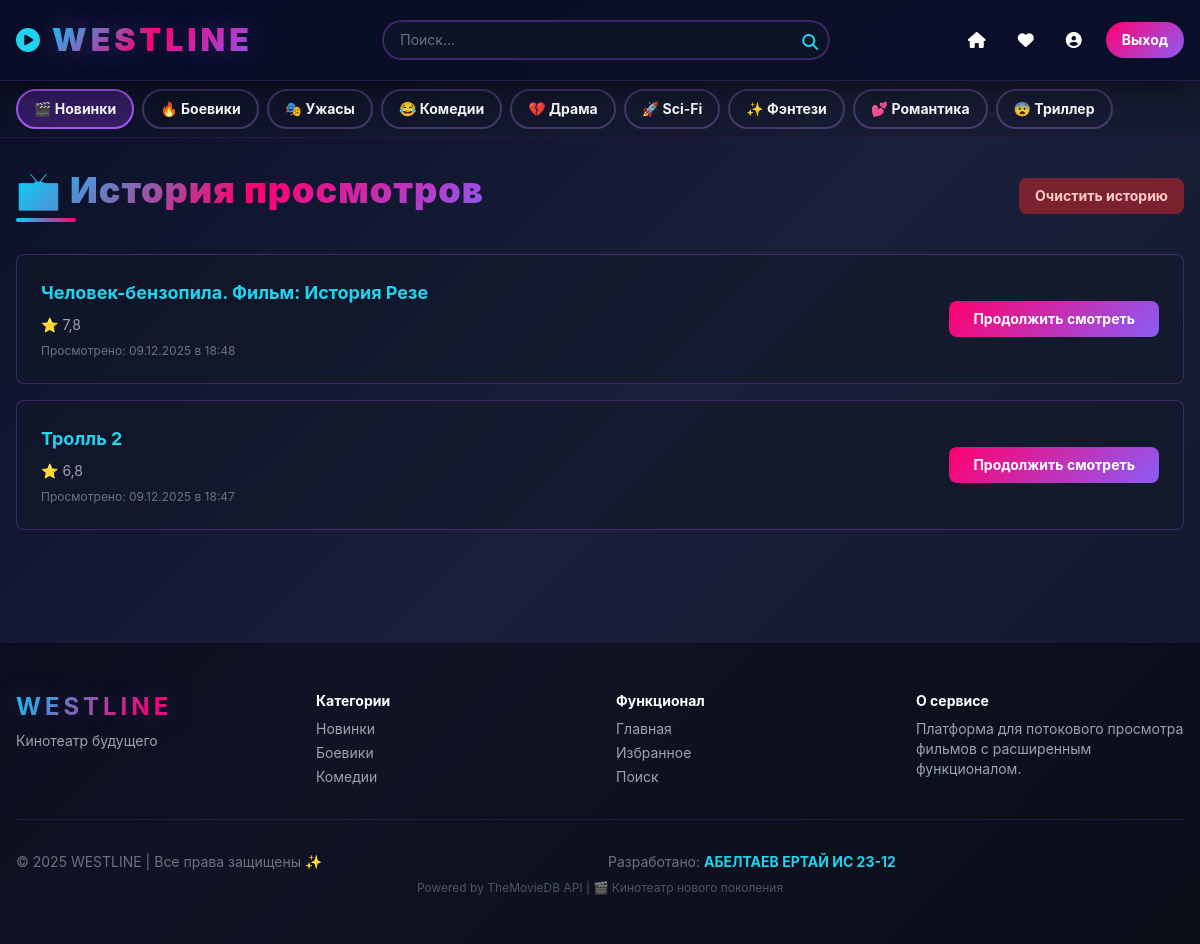
Page /history/ (signed in) on the earlier database version.
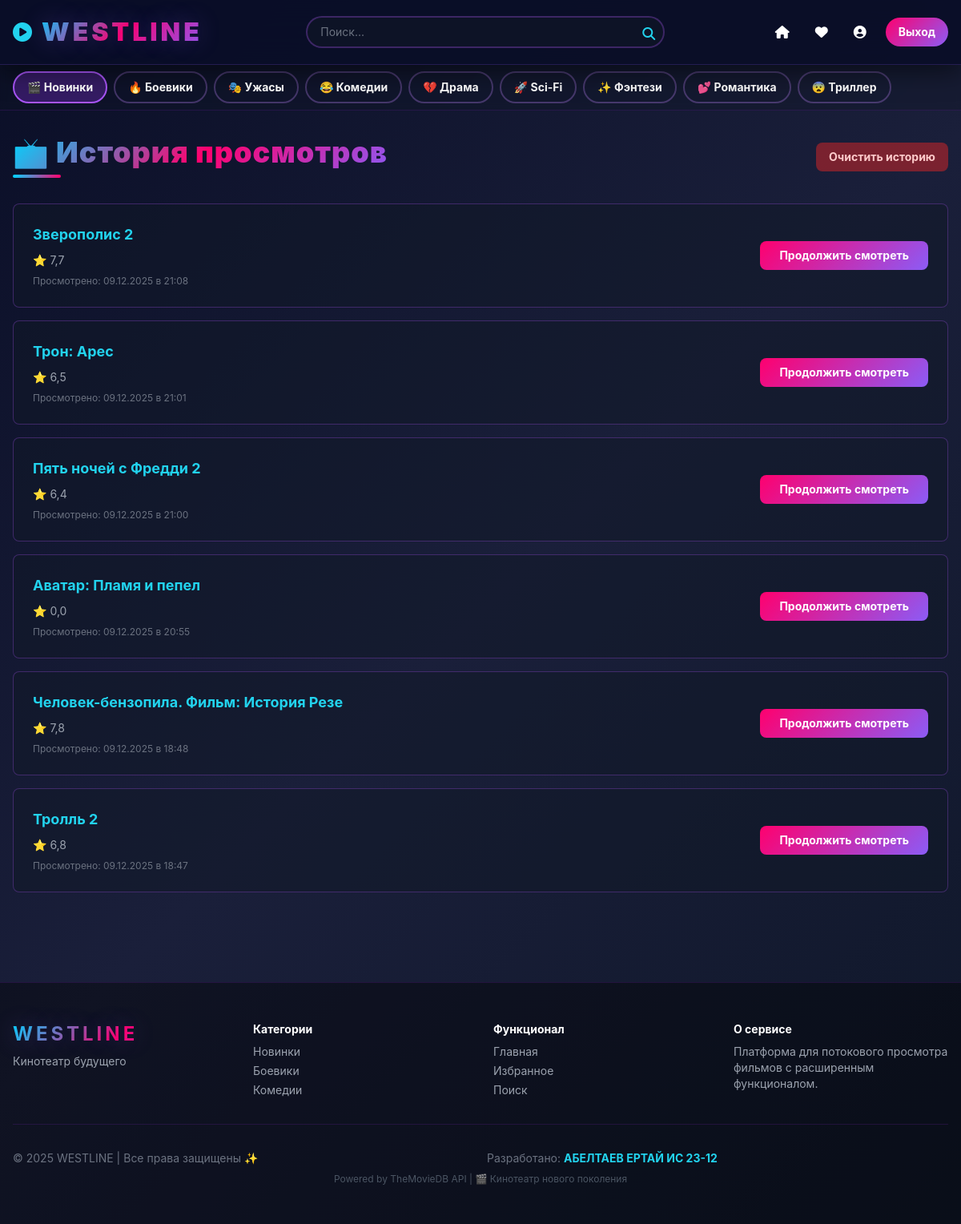
Same page on the later database version.
### cinema/models.py (models this page shows, shortened)
class WatchHistory(models.Model):
    user = models.ForeignKey(User, on_delete=models.CASCADE, related_name='watch_history')
    film = models.ForeignKey(Film, on_delete=models.CASCADE)
    watched_at = models.DateTimeField(auto_now=True)
    progress = models.IntegerField(default=0, help_text="Прогресс в секундах")
    class Meta:
        ordering = ['-watched_at']

class Film(models.Model):
    tmdb_id = models.IntegerField(unique=True, db_index=True)
    title = models.CharField(max_length=255)
    description = models.TextField()
    release_date = models.DateField(null=True, blank=True)
    rating = models.FloatField(default=0)
    poster_url = models.URLField()
    backdrop_url = models.URLField(blank=True)
    duration = models.IntegerField(null=True, blank=True)
    genres = models.CharField(max_length=255)
    views = models.IntegerField(default=0)
    user_rating = models.FloatField(default=0)
    vote_count = models.IntegerField(default=0)
    created_at = models.DateTimeField(auto_now_add=True)
    class Meta:
        ordering = ['-created_at']

### cinema/views.py (the view)
# urls.py: path('history/', views.watch_history, name='watch_history'),
@login_required
def watch_history(request):
    history = WatchHistory.objects.filter(user=request.user).select_related('film')
    return render(request, 'cinema/watch_history.html', {'history': history})

### templates/cinema/watch_history.html (shortened to what this page needs)
{% extends 'cinema/base.html' %}
{% block content %}
<div class="max-w-7xl mx-auto px-3 sm:px-4 py-8">
    <div class="flex justify-between items-center mb-8">
        <h1 class="text-4xl font-black section-title">📺 История просмотров</h1>
        {% if history %}
        <a href="{% url 'clear_history' %}" class="bg-red-600/50 hover:bg-red-600/70 text-red-200 px-4 py-2 rounded-lg text-sm font-bold transition">
            Очистить историю
        </a>
        {% endif %}
    </div>
    {% if history %}
    <div class="space-y-4">
        {% for item in history %}
        <div class="bg-gray-900/50 border border-purple-500/30 rounded-lg p-4 sm:p-6 hover:border-purple-500 transition">
            <div class="flex flex-col sm:flex-row gap-4 items-start sm:items-center justify-between">
                <div class="flex-1">
                    <h3 class="font-bold text-lg text-cyan-400 mb-2">{{ item.film.title }}</h3>
                    <p class="text-gray-400 text-sm mb-2">⭐ {{ item.film.rating|floatformat:1 }}</p>
                    <p class="text-gray-500 text-xs">Просмотрено: {{ item.watched_at|date:'d.m.Y в H:i' }}</p>
                </div>
                <a href="{% url 'film_detail' item.film.tmdb_id %}" class="btn-gradient text-white px-6 py-2 rounded-lg font-bold text-sm whitespace-nowrap">
                    Продолжить смотреть
                </a>
            </div>
        </div>
        {% endfor %}
    </div>
    {% endif %}
</div>
{% endblock %}

### templates/cinema/base.html (shortened to what this page needs)
<!DOCTYPE html>
<html lang="ru">
<head>
    <script src="https://cdn.tailwindcss.com"></script>
    <link rel="stylesheet" href="https://cdnjs.cloudflare.com/ajax/libs/font-awesome/6.4.0/css/all.min.css">
</head>
<body class="text-white">
    <nav class="navbar sticky top-0 z-50">
        <div class="max-w-7xl mx-auto px-3 sm:px-4 py-2 sm:py-4">
            <div class="flex justify-between items-center">
                <a href="{% url 'home' %}" class="flex items-center gap-1 sm:gap-3 group flex-shrink-0">
                    <i class="fas fa-play-circle text-xl sm:text-2xl text-cyan-400"></i>
                    <span class="logo-text hidden sm:inline">WESTLINE</span>
                </a>
                <div class="hidden md:flex flex-1 mx-4 lg:mx-8 max-w-md">
                    <form method="get" action="{% url 'search' %}" class="w-full relative">
                        <input type="text" name="q" placeholder="Поиск..."
                               class="w-full bg-gray-900/60 border-2 border-purple-500/30 rounded-full px-4 py-2 focus:outline-none focus:border-cyan-400 text-white placeholder-gray-500 transition text-sm">
                        <button type="submit" class="absolute right-3 top-2.5 text-cyan-400 hover:text-cyan-300">
                            <i class="fas fa-search"></i>
                        </button>
                    </form>
                </div>
                <div class="hidden md:flex items-center gap-2 lg:gap-4">
                    {% if user.is_authenticated %}
                        <a href="{% url 'home' %}" class="p-2 hover:text-cyan-400 transition duration-300"><i class="fas fa-home"></i></a>
                        <a href="{% url 'favorites' %}" class="p-2 hover:text-red-400 transition duration-300"><i class="fas fa-heart"></i></a>
                        <a href="{% url 'profile' %}" class="p-2 hover:text-blue-400 transition duration-300"><i class="fas fa-user-circle"></i></a>
                        <a href="{% url 'logout' %}" class="btn-gradient text-white px-4 py-2 rounded-full font-bold text-sm">Выход</a>
                    {% else %}
                        <a href="{% url 'login' %}" class="btn-gradient text-white px-4 py-2 rounded-full font-bold text-sm">Вход</a>
                        <a href="{% url 'register' %}" class="border-2 border-cyan-400 text-cyan-400 px-4 py-2 rounded-full hover:bg-cyan-400/20 font-bold text-sm transition">Регистрация</a>
                    {% endif %}
                </div>
            </div>
        </div>
    </nav>
    <div class="bg-gray-900/30 border-b border-purple-900/30 sticky top-20 z-40 backdrop-filter backdrop-blur-sm">
        <div class="max-w-7xl mx-auto px-3 sm:px-4 py-2 overflow-x-auto scrollbar-hide">
            <div class="flex gap-1 sm:gap-2 flex-nowrap whitespace-nowrap">
                <a href="{% url 'novelties' %}" class="category-btn px-3 sm:px-4 py-2 rounded-full bg-purple-600/30 border-purple-500 text-xs sm:text-sm font-bold">🎬 Новинки</a>
                <a href="{% url 'category' 'action' %}" class="category-btn px-3 sm:px-4 py-2 rounded-full border-purple-400/30 text-xs sm:text-sm font-bold">🔥 Боевики</a>
                <a href="{% url 'category' 'horror' %}" class="category-btn px-3 sm:px-4 py-2 rounded-full border-purple-400/30 text-xs sm:text-sm font-bold">🎭 Ужасы</a>
                <a href="{% url 'category' 'comedy' %}" class="category-btn px-3 sm:px-4 py-2 rounded-full border-purple-400/30 text-xs sm:text-sm font-bold">😂 Комедии</a>
                <a href="{% url 'category' 'drama' %}" class="category-btn px-3 sm:px-4 py-2 rounded-full border-purple-400/30 text-xs sm:text-sm font-bold">💔 Драма</a>
                <a href="{% url 'category' 'scifi' %}" class="category-btn px-3 sm:px-4 py-2 rounded-full border-purple-400/30 text-xs sm:text-sm font-bold">🚀 Sci-Fi</a>
                <a href="{% url 'category' 'fantasy' %}" class="category-btn px-3 sm:px-4 py-2 rounded-full border-purple-400/30 text-xs sm:text-sm font-bold">✨ Фэнтези</a>
                <a href="{% url 'category' 'romance' %}" class="category-btn px-3 sm:px-4 py-2 rounded-full border-purple-400/30 text-xs sm:text-sm font-bold">💕 Романтика</a>
                <a href="{% url 'category' 'thriller' %}" class="category-btn px-3 sm:px-4 py-2 rounded-full border-purple-400/30 text-xs sm:text-sm font-bold">😨 Триллер</a>
            </div>
        </div>
    </div>
    <main class="fade-in">
        {% block content %}{% endblock %}
    </main>
    <footer class="border-t border-purple-900/30 bg-black/40 py-6 sm:py-12 mt-12 sm:mt-20">
        <div class="max-w-7xl mx-auto px-3 sm:px-4">
            <div class="grid grid-cols-1 sm:grid-cols-2 lg:grid-cols-4 gap-4 sm:gap-8 mb-6 sm:mb-8">
                <div>
                    <h3 class="text-lg sm:text-2xl font-bold logo-text mb-2">WESTLINE</h3>
                    <p class="text-xs sm:text-sm text-gray-400">Кинотеатр будущего</p>
                </div>
                <div>
                    <h4 class="font-bold mb-2 text-sm">Категории</h4>
                    <ul class="space-y-1 text-xs sm:text-sm text-gray-400">
                        <li><a href="{% url 'novelties' %}" class="hover:text-cyan-400 transition">Новинки</a></li>
                        <li><a href="{% url 'category' 'action' %}" class="hover:text-cyan-400 transition">Боевики</a></li>
                        <li><a href="{% url 'category' 'comedy' %}" class="hover:text-cyan-400 transition">Комедии</a></li>
                    </ul>
                </div>
                <div>
                    <h4 class="font-bold mb-2 text-sm">Функционал</h4>
                    <ul class="space-y-1 text-xs sm:text-sm text-gray-400">
                        <li><a href="{% url 'home' %}" class="hover:text-cyan-400 transition">Главная</a></li>
                        <li><a href="{% url 'favorites' %}" class="hover:text-cyan-400 transition">Избранное</a></li>
                        <li><a href="{% url 'search' %}" class="hover:text-cyan-400 transition">Поиск</a></li>
                    </ul>
                </div>
                <div>
                    <h4 class="font-bold mb-2 text-sm">О сервисе</h4>
                    <p class="text-xs sm:text-sm text-gray-400">
                        Платформа для потокового просмотра фильмов с расширенным функционалом.
                    </p>
                </div>
            </div>
            <div class="border-t border-purple-900/30 pt-4 sm:pt-8">
                <div class="grid grid-cols-1 sm:grid-cols-2 gap-4 text-center sm:text-left">
                    <p class="text-gray-500 text-xs sm:text-sm">© 2025 WESTLINE | Все права защищены ✨</p>
                    <p class="text-gray-500 text-xs sm:text-sm">Разработано: <span class="text-cyan-400 font-bold">АБЕЛТАЕВ ЕРТАЙ ИС 23-12</span></p>
                </div>
                <p class="text-gray-600 text-xs mt-2 text-center">Powered by TheMovieDB API | 🎬 Кинотеатр нового поколения</p>
            </div>
        </div>
    </footer>
</body>
</html>

### templates/cinema/base.html (style rules this page uses)
* { scroll-behavior: smooth; -webkit-font-smoothing: antialiased; -moz-osx-font-smoothing: grayscale; }
body { background: linear-gradient(135deg, #0a0e27 0%, #1a1f3a 50%, #0f1729 100%); min-height: 100vh; font-family: 'Inter', 'Segoe UI', sans-serif; overflow-x: hidden; }
.navbar { backdrop-filter: blur(20px); background: rgba(10, 14, 39, 0.95); border-bottom: 1px solid rgba(139, 92, 246, 0.2); box-shadow: 0 8px 32px rgba(0, 0, 0, 0.5); animation: slideDown 0.5s ease-out; }
.logo-text { background: linear-gradient(135deg, #00d4ff 0%, #ff006e 50%, #8b5cf6 100%); -webkit-background-clip: text; -webkit-text-fill-color: transparent; background-clip: text; font-weight: 900; letter-spacing: 4px; font-size: clamp(1.25rem, 3vw, 2rem); text-shadow: 0 0 30px rgba(139, 92, 246, 0.3); animation: glow 3s ease-in-out infinite; }
.section-title { background: linear-gradient(135deg, #00d4ff 0%, #ff006e 50%, #8b5cf6 100%); -webkit-background-clip: text; -webkit-text-fill-color: transparent; background-clip: text; font-weight: 900; font-size: clamp(1.75rem, 5vw, 2.5rem); letter-spacing: 1px; position: relative; padding-bottom: 12px; }
.section-title::after { content: ''; position: absolute; bottom: 0; left: 0; width: 60px; height: 4px; background: linear-gradient(90deg, #00d4ff, #ff006e); border-radius: 2px; animation: expandWidth 0.6s ease-out; }
.category-btn { transition: all 0.3s cubic-bezier(0.34, 1.56, 0.64, 1); border: 2px solid rgba(139, 92, 246, 0.3); position: relative; overflow: hidden; white-space: nowrap; }
.category-btn::before { content: ''; position: absolute; top: 0; left: -100%; width: 100%; height: 100%; background: linear-gradient(90deg, transparent, rgba(139, 92, 246, 0.5), transparent); transition: left 0.5s ease; }
.btn-gradient { background: linear-gradient(135deg, #ff006e 0%, #8b5cf6 100%); transition: all 0.3s cubic-bezier(0.34, 1.56, 0.64, 1); position: relative; overflow: hidden; }
.btn-gradient::before { content: ''; position: absolute; top: 50%; left: 50%; width: 0; height: 0; background: rgba(255, 255, 255, 0.3); border-radius: 50%; transform: translate(-50%, -50%); transition: width 0.6s, height 0.6s; }
.fade-in { animation: fadeIn 0.6s ease-in; }

Differences in the rows shown:
added WatchHistory: film "Зверополис 2", film.rating "7,7", watched_at "09.12.2025 в 21:08"
added WatchHistory: film "Трон: Арес", film.rating "6,5", watched_at "09.12.2025 в 21:01"
added WatchHistory: film "Пять ночей с Фредди 2", film.rating "6,4", watched_at "09.12.2025 в 21:00"
added WatchHistory: film "Аватар: Пламя и пепел", film.rating "0,0", watched_at "09.12.2025 в 20:55"
